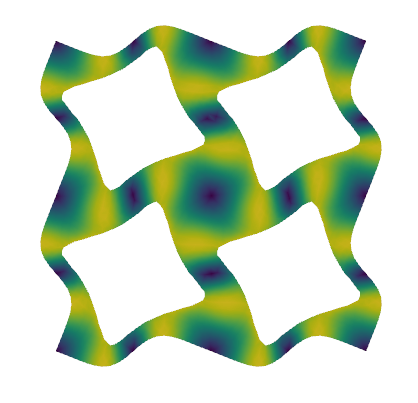

Source code (Python):
# ---
# jupyter:
#   jupytext:
#     default_lexer: ipython3
#     formats: md:myst,ipynb,py:percent
#     text_representation:
#       extension: .py
#       format_name: percent
#       format_version: '1.3'
#       jupytext_version: 1.19.3
#   kernelspec:
#     display_name: Python 3
#     language: python
#     name: python3
# ---

# %% [markdown]
# # Bloch-wave analysis of a phononic crystal plate {far}`star`{far}`star`
#
# ```{admonition} Objectives
# :class: objectives
#
# This tour computes the dispersion diagram of in-plane elastic waves in a plate perforated by a periodic array of circular holes. Using Bloch's theorem, wave propagation in the infinite periodic medium reduces to a family of eigenvalue problems on a single unit cell, parametrized by the wave vector. We show how to formulate these problems with complex-valued forms in a standard (real) build of DOLFINx and how to identify a complete band gap.
# $\newcommand{\bu}{\boldsymbol{u}}
# \newcommand{\bv}{\boldsymbol{v}}
# \newcommand{\bw}{\boldsymbol{w}}
# \newcommand{\bk}{\boldsymbol{k}}
# \newcommand{\bx}{\boldsymbol{x}}
# \newcommand{\bR}{\boldsymbol{R}}
# \newcommand{\bG}{\boldsymbol{G}}
# \newcommand{\be}{\boldsymbol{e}}
# \newcommand{\bsig}{\boldsymbol{\sigma}}
# \newcommand{\beps}{\boldsymbol{\varepsilon}}
# \newcommand{\bI}{\boldsymbol{I}}
# \newcommand{\dOm}{\,\text{d}\Omega}
# \newcommand{\tr}{\operatorname{tr}}$
# ```
#
# ```{image} bloch_waves.png
# :width: 600px
# :align: center
# ```
#
# ```{attention}
# This tour requires DOLFINx v0.11 and the `dolfinx_mpc` add-on package (v0.11) to define periodic constraints. It runs with the standard real-valued PETSc build: complex-valued forms are assembled into `scipy` matrices, so no complex PETSc build is needed. The eigenvalue problems are solved with `scipy`, which restricts this implementation to serial runs.
# ```
#
# ```{admonition} Download sources
# :class: download
#
# * {Download}`Python script<./bloch_waves.py>`
# * {Download}`Jupyter notebook<./bloch_waves.ipynb>`
# ```
#
# ```{seealso}
# Periodic boundary conditions are also used in [](/tours/homogenization/periodic_elasticity/periodic_elasticity.md). Eigenvalue problems for structures are discussed in [](/intro/plates/plates.md) and [](/tours/eigenvalue_problems/buckling_3d_solid/buckling_3d_solid.md).
# ```
#
# ## Waves in periodic media
#
# ### Bloch's theorem
#
# We consider a linear elastic medium which is periodic with respect to a lattice of vectors $\bR = n_1L\be_1 + n_2L\be_2$, $(n_1, n_2) \in \mathbb{Z}^2$. The square unit cell $\Omega = [0, L]^2$ contains four circular holes with traction-free boundaries. Time-harmonic waves $\bu(\bx, t) = \bw(\bx)e^{-i\omega t}$ satisfy:
#
# $$
# \operatorname{div}\bsig(\bw) + \rho\omega^2\bw = 0, \qquad \bsig(\bw) = \lambda\tr(\beps(\bw))\bI + 2\mu\beps(\bw)
# $$
#
# where we assume plane strain conditions. Bloch's theorem {cite:p}`brillouin1953wave` states that the eigenmodes of a periodic medium can be sought as Bloch waves, i.e. plane waves modulated by a periodic function:
#
# ```{math}
# :label: bloch-condition
#
# \bw(\bx + \bR) = \bw(\bx)e^{i\bk\cdot\bR} \quad \text{for all lattice vectors } \bR
# ```
#
# where $\bk$ is the wave vector. Since $e^{i\bG\cdot\bR} = 1$ for any vector $\bG = \dfrac{2\pi}{L}(m_1\be_1 + m_2\be_2)$ of the reciprocal lattice, the wave vectors $\bk$ and $\bk + \bG$ describe the same Bloch wave. It is therefore sufficient to consider $\bk$ in the first Brillouin zone $[-\pi/L, \pi/L]^2$. Using in addition the symmetries of the unit cell, $\bk$ can be further restricted to the *irreducible Brillouin zone*, the triangle $\Gamma\text{X}\text{M}$ shown below {cite:p}`hussein2014dynamics`.

# %% tags=["hide-input"]
import matplotlib.pyplot as plt
from matplotlib.patches import Polygon

fig, ax = plt.subplots(figsize=(3.5, 3.5))
ax.add_patch(Polygon([[-1, -1], [1, -1], [1, 1], [-1, 1]], fill=False, lw=1.5))
ax.add_patch(Polygon([[0, 0], [1, 0], [1, 1]], color="C0", alpha=0.3))
ax.plot([0, 1, 1, 0], [0, 0, 1, 0], "-C3", lw=2)
for label, (x, y), offset in zip(
    [r"$\Gamma$", "X", "M"],
    [(0, 0), (1, 0), (1, 1)],
    [(-0.15, -0.12), (0.05, -0.12), (0.05, 0.03)],
):
    ax.plot(x, y, "ok")
    ax.text(x + offset[0], y + offset[1], label, fontsize=13)
ax.set_xticks([-1, 0, 1], [r"$-\pi/L$", "0", r"$\pi/L$"])
ax.set_yticks([-1, 0, 1], [r"$-\pi/L$", "0", r"$\pi/L$"])
ax.set_xlabel(r"$k_x$")
ax.set_ylabel(r"$k_y$")
ax.set_aspect("equal")
ax.set_xlim(-1.2, 1.3)
ax.set_ylim(-1.2, 1.3)
plt.show()

# %% [markdown]
# For each wave vector $\bk$ along the contour $\Gamma\to\text{X}\to\text{M}\to\Gamma$, we compute the frequencies $\omega_n(\bk)$ of the Bloch waves. The resulting curves form the *dispersion diagram*, or band structure. A frequency range in which no band exists for any $\bk$ is a *complete band gap*: no wave can propagate in the medium at these frequencies, whatever its direction.
#
# ```{note}
# Band extrema are usually located on the contour of the irreducible Brillouin zone, but this is not guaranteed in general. A safer check of a band gap consists in sampling the whole irreducible zone.
# ```
#
# ### Weak form with a periodic unknown
#
# A direct implementation of {eq}`bloch-condition` would require complex-valued periodicity constraints depending on $\bk$. Instead, we write the Bloch wave as $\bw(\bx) = \widehat{\bw}(\bx)e^{i\bk\cdot\bx}$, where $\widehat{\bw}$ is $\Omega$-periodic. Indeed, $\bw(\bx + \bR) = \widehat{\bw}(\bx)e^{i\bk\cdot\bx}e^{i\bk\cdot\bR} = \bw(\bx)e^{i\bk\cdot\bR}$. The periodicity constraint is then the same for all $\bk$, and the wave vector appears in the gradient:
#
# $$
# \nabla\bw = e^{i\bk\cdot\bx}\left(\nabla\widehat{\bw} + i\,\widehat{\bw}\otimes\bk\right) = e^{i\bk\cdot\bx}\,\nabla_{\bk}\widehat{\bw}
# $$
#
# where $\nabla_{\bk}\widehat{\bw} = \nabla\widehat{\bw} + i\,\widehat{\bw}\otimes\bk$ is the *Bloch gradient*. Since the phase factors $e^{i\bk\cdot\bx}$ cancel in the Hermitian products of the weak form, the problem reads:
#
# > Find $\widehat{\bw} \neq 0$ periodic and $\omega$ such that:
# > ```{math}
# > :label: bloch-eigenproblem
# >
# > \int_\Omega \bsig(\nabla^\text{s}_{\bk}\widehat{\bw}) : \overline{\nabla^\text{s}_{\bk}\widehat{\bv}} \dOm = \omega^2\int_\Omega \rho\, \widehat{\bw}\cdot\overline{\widehat{\bv}} \dOm \quad \forall \widehat{\bv} \text{ periodic}
# > ```
#
# where $\nabla^\text{s}_{\bk}$ is the symmetric part of the Bloch gradient and the overline denotes complex conjugation. After discretization, we obtain a generalized eigenvalue problem $[\mathbf{K}(\bk)]\{\widehat{w}\} = \omega^2[\mathbf{M}]\{\widehat{w}\}$, where $[\mathbf{K}(\bk)]$ is Hermitian positive semi-definite and $[\mathbf{M}]$ is real symmetric positive definite and independent of $\bk$. The eigenvalues $\omega^2$ are therefore real and non-negative.
#
# ## Implementation
#
# ### Unit cell and periodic mesh
#
# The unit cell has size $L=1$ and contains four holes of radius $R=0.2$ centered at $(L/4, L/4)$, $(3L/4, L/4)$, $(3L/4, 3L/4)$ and $(L/4, 3L/4)$. The solid has Young's modulus $E=300$, Poisson's ratio $\nu=0.3$ and density $\rho=1$, in arbitrary consistent units. Frequencies are reported in normalized form $\Omega = \omega L/(2\pi c_T)$, where $c_T = \sqrt{\mu/\rho}$ is the shear wave velocity.

# %%
import numpy as np
import scipy.sparse as sp
import scipy.sparse.linalg as spla
import gmsh
import ufl
from mpi4py import MPI
from dolfinx import fem, io, plot
import dolfinx_mpc

comm = MPI.COMM_WORLD
assert comm.size == 1, "This tour relies on scipy eigensolvers and runs in serial only."
model_rank = 0
gdim = 2

L = 1.0  # unit cell size
R = 0.2  # hole radius
hole_centers = [(0.25, 0.25), (0.75, 0.25), (0.75, 0.75), (0.25, 0.75)]
hsize = 0.05  # mesh size

E, nu, rho = 300.0, 0.3, 1.0
mu = E / 2 / (1 + nu)
lmbda = E * nu / (1 + nu) / (1 - 2 * nu)  # plane strain
c_T = np.sqrt(mu / rho)  # shear wave velocity

# %% [markdown]
# The unit cell is generated with the `gmsh` Python API. Since the Bloch condition relates opposite edges of the cell, we use `setPeriodic` so that the meshes of opposite edges are identical.

# %% tags=["hide-output"]
gmsh.initialize()
gmsh.option.setNumber("General.Terminal", 0)  # to disable meshing info
if comm.rank == model_rank:
    occ = gmsh.model.occ
    cell = occ.addRectangle(0, 0, 0, L, L)
    holes = [occ.addDisk(x, y, 0, R, R) for x, y in hole_centers]
    occ.cut([(gdim, cell)], [(gdim, hole) for hole in holes])
    occ.synchronize()
    surfaces = [tag for _, tag in gmsh.model.getEntities(gdim)]
    gmsh.model.addPhysicalGroup(gdim, surfaces, 1, name="Solid")

    eps = 1e-6 * L

    def edges_in_box(xmin, ymin, xmax, ymax):
        box = (xmin - eps, ymin - eps, -eps, xmax + eps, ymax + eps, eps)
        return [
            tag for _, tag in gmsh.model.getEntitiesInBoundingBox(*box, dim=gdim - 1)
        ]

    # right edge is the image of the left one, top edge the image of the bottom one
    for slave, master, shift in [
        (edges_in_box(L, 0, L, L), edges_in_box(0, 0, 0, L), (L, 0)),
        (edges_in_box(0, L, L, L), edges_in_box(0, 0, L, 0), (0, L)),
    ]:
        translation = np.eye(4)
        translation[:2, 3] = shift
        gmsh.model.mesh.setPeriodic(
            gdim - 1, slave, master, translation.flatten().tolist()
        )

    gmsh.option.setNumber("Mesh.MeshSizeMin", hsize)
    gmsh.option.setNumber("Mesh.MeshSizeMax", hsize)
    gmsh.model.mesh.generate(gdim)

domain = io.gmsh.model_to_mesh(gmsh.model, comm, model_rank, gdim=gdim).mesh
gmsh.finalize()


# %% [markdown]
# ```{note}
# The four holes are identical and arranged with period $L/2$, so the cell contains $2\times 2$ periods of a simpler lattice with one hole per cell. The dispersion diagram computed below is the exact one for the chosen cell, but it contains *folded* bands: each band of the one-hole lattice appears together with copies shifted by reciprocal vectors $2\pi/L$. Folding does not affect complete band gaps, and a larger cell is the natural starting point for studying perturbed or disordered arrangements of holes.
# ```
#
# ### Periodic constraint and reduction matrix
#
# The periodic unknown $\widehat{\bw}$ is constrained with a `MultiPointConstraint` from `dolfinx_mpc`. Degrees of freedom on the right and top edges (the *slaves*) are expressed in terms of those on the left and bottom edges (the *masters*) by a single map which subtracts $L$ from every coordinate equal to $L$. In particular, the three corners $(L,0)$, $(0,L)$ and $(L,L)$ are all mapped directly onto the origin, so that no slave is constrained twice, see [](/tours/homogenization/periodic_elasticity/periodic_elasticity.md). Contrary to static homogenization problems, we do not fix any degree of freedom: rigid translations are genuine zero-frequency Bloch waves at $\bk=0$.
#
# The periodic constraint does not depend on $\bk$ and is real-valued. We store it as a sparse matrix $[\mathbf{P}]$ such that the full vector of degrees of freedom reads $\{\widehat{w}\} = [\mathbf{P}]\{\widehat{w}_r\}$ in terms of the reduced vector $\{\widehat{w}_r\}$ of non-slave degrees of freedom. The constrained matrices are then $[\mathbf{P}]^\text{T}[\mathbf{K}][\mathbf{P}]$ and $[\mathbf{P}]^\text{T}[\mathbf{M}][\mathbf{P}]$.


# %%
def periodic_reduction_matrix(V, L, tol=1e-8):
    """Matrix P such that u = P u_r, where u_r gathers the non-slave dofs."""

    def slave_edges(x):
        return np.isclose(x[0], L, atol=tol) | np.isclose(x[1], L, atol=tol)

    def periodic_map(x):
        y = x.copy()
        y[np.isclose(x, L, atol=tol)] -= L
        return y

    mpc = dolfinx_mpc.MultiPointConstraint(V)
    mpc.create_periodic_constraint_geometrical(V, slave_edges, periodic_map, [])
    mpc.finalize()

    num_dofs = V.dofmap.index_map.size_local * V.dofmap.index_map_bs
    slaves = mpc.slaves
    retained = np.setdiff1d(np.arange(num_dofs), slaves)
    column = np.full(num_dofs, -1)
    column[retained] = np.arange(len(retained))

    rows, cols, vals = [retained], [column[retained]], [np.ones(len(retained))]
    coefficients, offsets = mpc.coefficients()
    for s in slaves:  # master lists are indexed by dof number
        masters = mpc.masters.links(s)
        coeffs = coefficients[offsets[s] : offsets[s + 1]]
        nonzero = np.abs(coeffs) > 1e-12
        rows.append(np.full(np.sum(nonzero), s))
        cols.append(column[masters[nonzero]])
        vals.append(coeffs[nonzero])
    rows, cols, vals = map(np.concatenate, (rows, cols, vals))
    assert np.all(cols >= 0), "A master dof is also a slave dof."
    return sp.csr_matrix((vals, (rows, cols)), shape=(num_dofs, len(retained)))


# %% [markdown]
# ### Complex-valued forms in a real build
#
# DOLFINx compiles and assembles forms for several scalar types, independently of the scalar type of the PETSc installation. We therefore assemble the complex-valued forms of {eq}`bloch-eigenproblem` with `dtype=np.complex128` and convert them to `scipy` sparse matrices. The displacement is discretized with quadratic Lagrange elements. The wave vector is a complex-valued `fem.Constant`, updated for each point of the dispersion diagram, so that the forms are compiled only once. The mass matrix does not depend on $\bk$ and is assembled once.
#
# The Bloch gradient is written in index notation. Note that `ufl.outer(a, b)` conjugates its first argument in complex mode, while `ufl.inner(a, b)` conjugates its second argument: the test function then appears conjugated, as required for a sesquilinear form.
#
# The generalized eigenvalue problem is solved with `scipy.sparse.linalg.eigsh` in shift-and-invert mode. Since $[\mathbf{K}(\bk)]$ is singular at $\bk = 0$ (rigid translations), we use a small negative shift $\sigma$ so that $[\mathbf{K}] - \sigma[\mathbf{M}]$ is always positive definite.


# %%
class BlochEigenproblem:
    """Bloch eigenvalue problem on a periodic unit cell [0, L]^2."""

    def __init__(self, domain, degree=2):
        self.V = fem.functionspace(domain, ("Lagrange", degree, (gdim,)))
        self.P = periodic_reduction_matrix(self.V, L)
        self.k = fem.Constant(domain, np.zeros(gdim, dtype=np.complex128))

        w = ufl.TrialFunction(self.V)
        v = ufl.TestFunction(self.V)
        i, j = ufl.indices(2)

        def bloch_strain(u):
            grad_k = ufl.grad(u) + 1j * ufl.as_tensor(u[i] * self.k[j], (i, j))
            return ufl.sym(grad_k)

        def sigma(eps):
            return lmbda * ufl.tr(eps) * ufl.Identity(gdim) + 2 * mu * eps

        self.stiffness = fem.form(
            ufl.inner(sigma(bloch_strain(w)), bloch_strain(v)) * ufl.dx,
            dtype=np.complex128,
        )
        mass = fem.form(rho * ufl.inner(w, v) * ufl.dx, dtype=np.complex128)
        M = fem.assemble_matrix(mass).to_scipy()
        self.M = (self.P.T @ M @ self.P).tocsc()
        self.shift = -1e-3 * (2 * np.pi * c_T / L) ** 2

    def solve(self, k, num_eig, return_modes=False):
        """Return the normalized frequencies (and Bloch modes) for wave vector k."""
        self.k.value[:] = k
        K = fem.assemble_matrix(self.stiffness).to_scipy()
        K = (self.P.T @ K @ self.P).tocsc()
        eigvals, eigvecs = spla.eigsh(
            K, k=num_eig, M=self.M, sigma=self.shift, which="LM"
        )
        order = np.argsort(eigvals.real)
        omega = np.sqrt(np.maximum(eigvals.real[order], 0.0))
        Omega = omega * L / (2 * np.pi * c_T)
        if return_modes:
            return Omega, self.P @ eigvecs[:, order]
        return Omega


# %% [markdown]
# ### Dispersion diagram
#
# We define the wave vectors along the contour $\Gamma\to\text{X}\to\text{M}\to\Gamma$, with $\text{X} = (\pi/L, 0)$ and $\text{M} = (\pi/L, \pi/L)$, and the corresponding abscissa for plotting.


# %%
def k_path(num_per_segment):
    Gamma = np.array([0.0, 0.0])
    X = np.array([np.pi / L, 0.0])
    M = np.array([np.pi / L, np.pi / L])
    t = np.linspace(0, 1, num_per_segment, endpoint=False)[:, None]
    points = np.vstack(
        [Gamma + t * (X - Gamma), X + t * (M - X), M + t * (Gamma - M), Gamma[None, :]]
    )
    abscissa = np.concatenate(
        [[0.0], np.cumsum(np.linalg.norm(np.diff(points, axis=0), axis=1))]
    )
    ticks = abscissa[[0, num_per_segment, 2 * num_per_segment, -1]]
    return points, abscissa, ticks


k_points, s, ticks = k_path(num_per_segment=30)

# %% [markdown]
# We then solve the eigenvalue problem for each wave vector.

# %%
problem = BlochEigenproblem(domain, degree=2)
num_bands = 20
Omega = np.array([problem.solve(k, num_bands) for k in k_points])

# %% [markdown]
# The band index $n$ is defined by sorting the frequencies at each wave vector. A complete band gap exists between bands $n$ and $n+1$ if the maximum of band $n$ along the contour is lower than the minimum of band $n+1$.

# %%
gaps = []
for n in range(num_bands - 1):
    lower, upper = Omega[:, n].max(), Omega[:, n + 1].min()
    if upper > lower:
        gaps.append((n, lower, upper))
        print(
            f"Complete band gap between bands {n + 1} and {n + 2}: "
            f"{lower:.3f} < Omega < {upper:.3f} "
            f"(gap-to-midgap ratio {2 * (upper - lower) / (upper + lower):.1%})"
        )

# %% tags=["hide-input"]
Omega_max = Omega[:, -1].min()
fig, ax = plt.subplots(figsize=(7, 4.5))
for n, lower, upper in gaps:
    ax.axhspan(lower, upper, color="C0", alpha=0.2)
for n in range(num_bands):
    ax.plot(s, Omega[:, n], "-C3", lw=1.2)
for t in ticks:
    ax.axvline(t, color="k", lw=0.8)
ax.set_xticks(ticks, [r"$\Gamma$", "X", "M", r"$\Gamma$"])
ax.set_xlim(ticks[0], ticks[-1])
ax.set_ylim(0, Omega_max)
ax.set_xlabel(r"Wave vector $\mathbf{k}$")
ax.set_ylabel(r"Normalized frequency $\omega L/(2\pi c_T)$")
ax.text(
    ticks[2],
    0.5 * (gaps[0][1] + gaps[0][2]),
    "complete band gap",
    ha="center",
    va="center",
)
plt.show()

# %% [markdown]
# The two acoustic bands start from zero frequency at $\Gamma$, with slopes given by the effective shear and pressure wave velocities of the porous plate. A complete band gap opens at higher frequencies, a typical feature of highly porous phononic crystals.
#
# ```{note}
# Bands are drawn by connecting the sorted frequencies of successive wave vectors. Where two bands cross, the curves touch rather than cross, since sorting cannot identify individual modes. Following modes through crossings requires comparing eigenvectors at successive wave vectors.
# ```
#
# ### Bloch modes at the band gap edges
#
# We finally plot the Bloch modes $\bw = \widehat{\bw}e^{i\bk\cdot\bx}$ at the lower and upper edges of the band gap, i.e. at the wave vectors where band $n$ reaches its maximum and band $n+1$ its minimum. Since eigenvectors are defined up to a complex factor, each mode is first multiplied by a phase factor making its largest component real, and we plot its real part.

# %%
n_gap = gaps[0][0]
edges = {
    "Lower gap edge": (n_gap, k_points[np.argmax(Omega[:, n_gap])]),
    "Upper gap edge": (n_gap + 1, k_points[np.argmin(Omega[:, n_gap + 1])]),
}
for title, (n, k) in edges.items():
    print(f"{title}: band {n + 1} at k = {np.round(k, 4)}")

# %% [markdown]
# Both edges are located at $\Gamma$, so that the corresponding modes are periodic. The lower edge is a single mode. The upper edge belongs to a pair of modes related by a $90°$ rotation, whose frequencies differ slightly because the unstructured mesh does not exactly preserve the symmetry of the cell; we plot one of them.

# %% tags=["hide-input"]
import pyvista

pyvista.set_jupyter_backend("static")

topology, cell_types, geometry = plot.vtk_mesh(problem.V)
plotter = pyvista.Plotter(shape=(1, 2), window_size=(1000, 500))
for col, (title, (n, k)) in enumerate(edges.items()):
    Omega_k, modes = problem.solve(k, num_bands, return_modes=True)
    w = modes[:, n].reshape(-1, gdim) * np.exp(1j * geometry[:, :2] @ k)[:, None]
    imax = np.argmax(np.abs(w))
    w = np.real(w * np.conj(w.flat[imax]) / np.abs(w.flat[imax]))

    grid = pyvista.UnstructuredGrid(topology, cell_types, geometry)
    grid.point_data["w"] = np.column_stack([w, np.zeros(len(w))])
    grid.point_data["|w|"] = np.linalg.norm(w, axis=1)
    scale = 0.05 * L / np.max(grid.point_data["|w|"])
    plotter.subplot(0, col)
    plotter.add_mesh(
        grid.warp_by_vector("w", factor=scale),
        scalars="|w|",
        cmap="viridis",
        show_scalar_bar=False,
    )
    plotter.add_text(f"{title}, Omega = {Omega_k[n]:.3f}", font_size=11)
    plotter.view_xy()
plotter.show()

# %% [markdown]
# ## References
#
# ```{bibliography}
# :filter: docname in docnames
# ```
